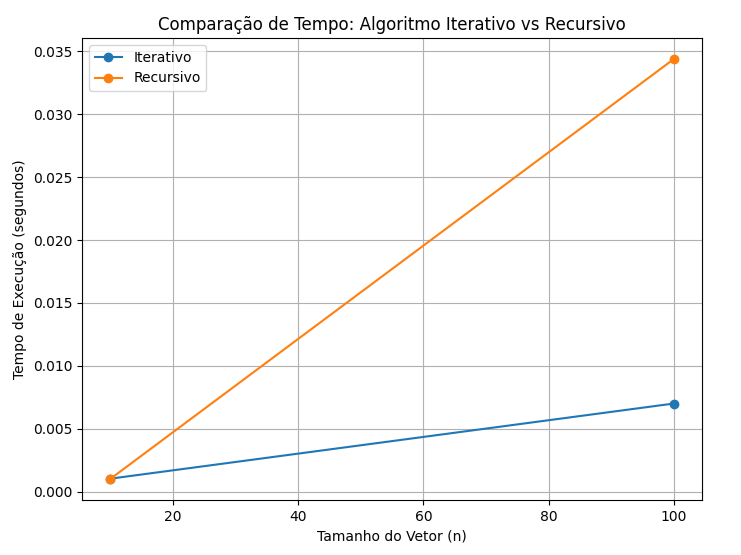

This chart was generated by the following Python code:
import time
import matplotlib.pyplot as plt

# Algoritmo Iterativo para encontrar o maior elemento
def max_iterativo(A, n):
    x = A[0]
    for i in range(1, n):
        if A[i] > x:
            x = A[i]
        print(f"Iterativo - Comparando A[{i}] = {A[i]} com max atual = {x}")
    return x

# Algoritmo Recursivo para encontrar o maior elemento
def max_recursivo(A, n):
    if n == 1:
        print(f"Recursivo - Base da recursão, retornando A[0] = {A[0]}")
        return A[0]
    else:
        max_n_1 = max_recursivo(A, n-1)
        print(f"Recursivo - Comparando A[{n-1}] = {A[n-1]} com max_n_1 = {max_n_1}")
        return max(A[n-1], max_n_1)

# Função para medir o tempo e comparar os algoritmos
def medir_tempo_algoritmo():
    # Tamanhos do vetor
    tamanhos = [10, 100]
    
    # Laço para executar os testes
    tempos_iterativo = []
    tempos_recursivo = []
    
    for n in tamanhos:
        A = list(range(1, n+1))  # Vetor A com valores de 1 a n

        # Teste com algoritmo iterativo
        inicio_iterativo = time.time()
        max_iterativo(A, n)
        fim_iterativo = time.time()
        tempo_iterativo = fim_iterativo - inicio_iterativo
        tempos_iterativo.append(tempo_iterativo)

        # Teste com algoritmo recursivo
        inicio_recursivo = time.time()
        max_recursivo(A, n)
        fim_recursivo = time.time()
        tempo_recursivo = fim_recursivo - inicio_recursivo
        tempos_recursivo.append(tempo_recursivo)

        print(f"\nPara n = {n}:")
        print(f"Tempo Iterativo: {tempo_iterativo:.6f} segundos")
        print(f"Tempo Recursivo: {tempo_recursivo:.6f} segundos\n")

    # Plotagem dos resultados
    plt.figure(figsize=(8, 6))
    plt.plot(tamanhos, tempos_iterativo, label='Iterativo', marker='o')
    plt.plot(tamanhos, tempos_recursivo, label='Recursivo', marker='o')
    plt.xlabel('Tamanho do Vetor (n)')
    plt.ylabel('Tempo de Execução (segundos)')
    plt.title('Comparação de Tempo: Algoritmo Iterativo vs Recursivo')
    plt.legend()
    plt.grid(True)
    plt.show()

# Execução da função de medição de tempo
medir_tempo_algoritmo()
